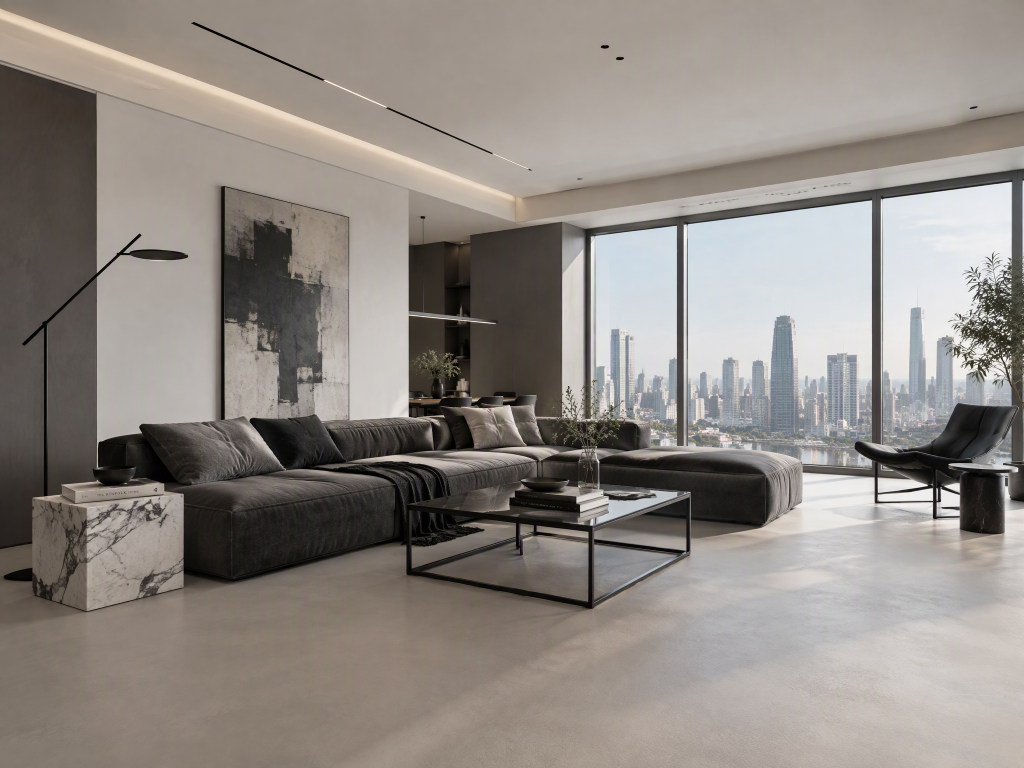
#> input picture assets/scenes/Fq6MkmhqUUJmPMpG.png, 2048 x 1536 px (shown at 1/2 size)
$ python -i seg_classic.py   (imports and definitions only)
#> lines starting #> are read from the running program, lines starting #| are printed output that depends on the picture; after the words box and inside, x2 and y2 are one past the last pixel; in counts of white or black regions, pixels touching at a corner belong together
#> further down, picture is the input picture: shape (1536, 2048, 3); mean B, G, R 131.3, 137, 143.3
"""Model-free floor mask for grey-floor AI scenes (no neural nets).
Cues: floor = low-chroma, low-texture, connected to the lower part of the image, bounded by edges.
1) floor colour model from the lower image (robust chroma median)
2) per-pixel floor likelihood (chroma distance, local texture), L allowed to vary (sun/shadow)
3) GrabCut seeded with sure-floor (bottom, high likelihood) / sure-bg (top band, low likelihood)
4) keep components connected to the seeds; remove specks
Output: classic/{name}_floor.png (0/255, full res)."""
import sys, os, glob, time, json
import numpy as np, cv2

D = '/projects/sandbox/val'
MODE = os.environ.get('MODE', 'gc')
OUT = 'classic' if MODE == 'gc' else 'classic_ws'
# [1 line not run here, left out]
names = sorted(os.path.basename(f)[:-4] for f in glob.glob(f'{D}/scenes/*.png'))


def floor_mask(bgr, W2=1024):
#> called with W2 = 1024
    H0, W0 = bgr.shape[:2]
#> H0 = 1536; W0 = 2048
    s = W2 / W0; img = cv2.resize(bgr, (W2, round(H0 * s)), interpolation=cv2.INTER_AREA)
#> after `s = W2 / W0`: s = 0.5
    H, W = img.shape[:2]
#> H = 768; W = 1024
    lab = cv2.cvtColor(img, cv2.COLOR_BGR2LAB).astype(np.float32)
    L, a, b = lab[..., 0] * 100 / 255, lab[..., 1] - 128, lab[..., 2] - 128
    # local texture: std of L at small scale, relative to brightness (shadows keep low texture)
    m = cv2.blur(L, (5, 5)); tex = np.sqrt(np.maximum(cv2.blur(L * L, (5, 5)) - m * m, 0))   # absolute L std
    tex = cv2.blur(tex, (5, 5))
    rows = np.arange(H)[:, None] / H
#> rows = 768 values from 0 to 0.999
    # brightness-normalised chroma: shadows keep the same ratio, dark wood/fabric does not
    na, nb = a / (L + 8) * 50, b / (L + 8) * 50
    C = np.hypot(a, b)
    cand = (rows > 0.55) & (tex < 0.8) & (C < 30)
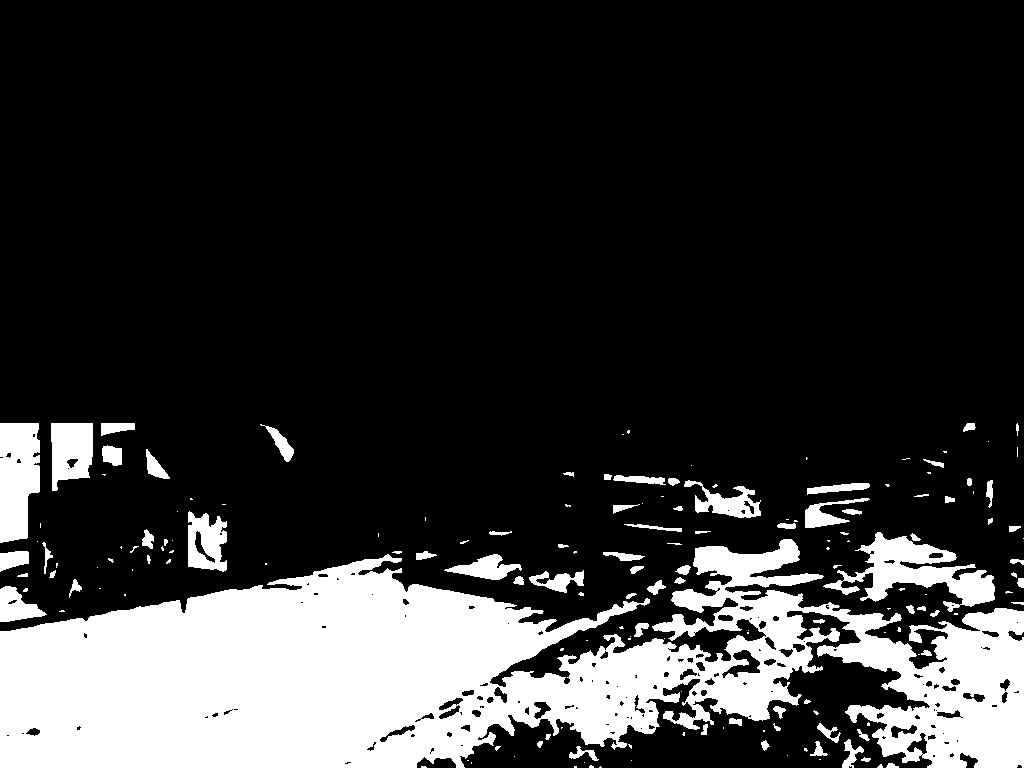
#> cand: shape (768, 1024) bool; 20.3% white; 167 white regions (87 under 20 px), largest, box (x1, y1, x2, y2) and area: (0, 539, 1024, 768) 134415, (823, 532, 995, 612) 5267, (0, 423, 40, 543) 4032
    if cand.sum() < 500: cand = (rows > 0.55) & (tex < np.percentile(tex[rows[:, 0] > 0.55], 30))
    a0, b0 = np.median(na[cand]), np.median(nb[cand])
#> a0 = 1.71; b0 = 5.78
    da = np.hypot(na - a0, nb - b0)
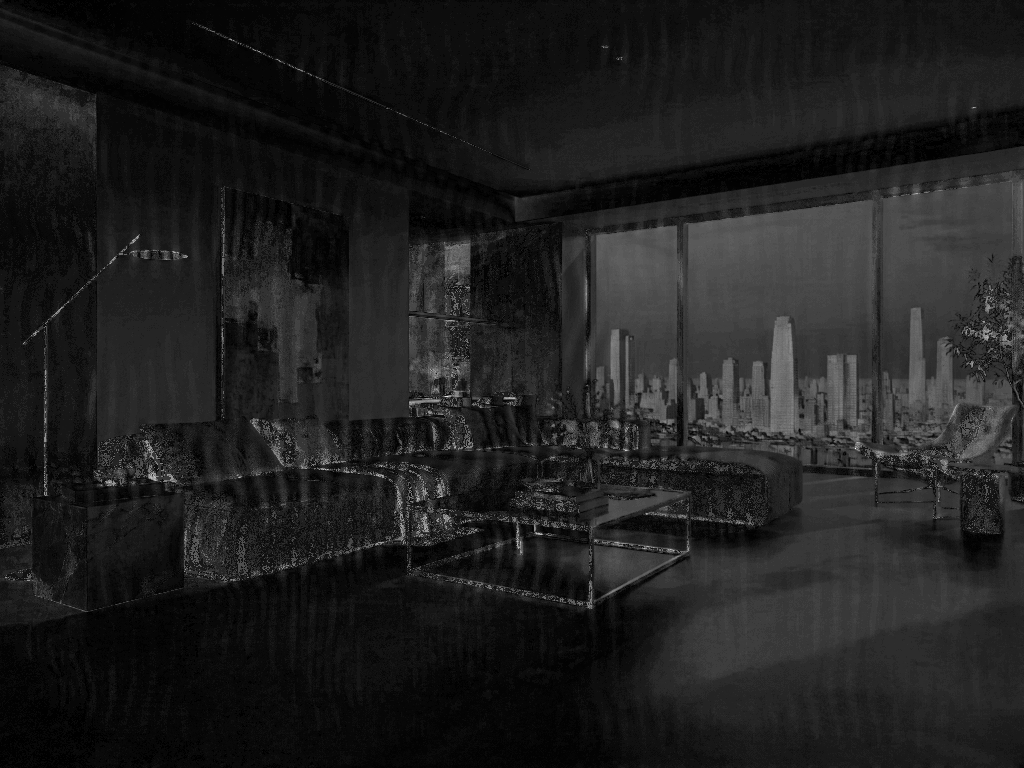
#> da: shape (768, 1024) float32; min 0.029, max 26.97, mean 3.4; drawn with min black and max white
    sig = max(2.5, np.percentile(da[cand], 85))
#> sig = 4.61
    like = np.exp(-(da / ((2.2 if MODE == 'ws' else 1.5) * sig)) ** 2) * np.exp(-(tex / (1.8 if MODE == 'ws' else 1.2)) ** 2)
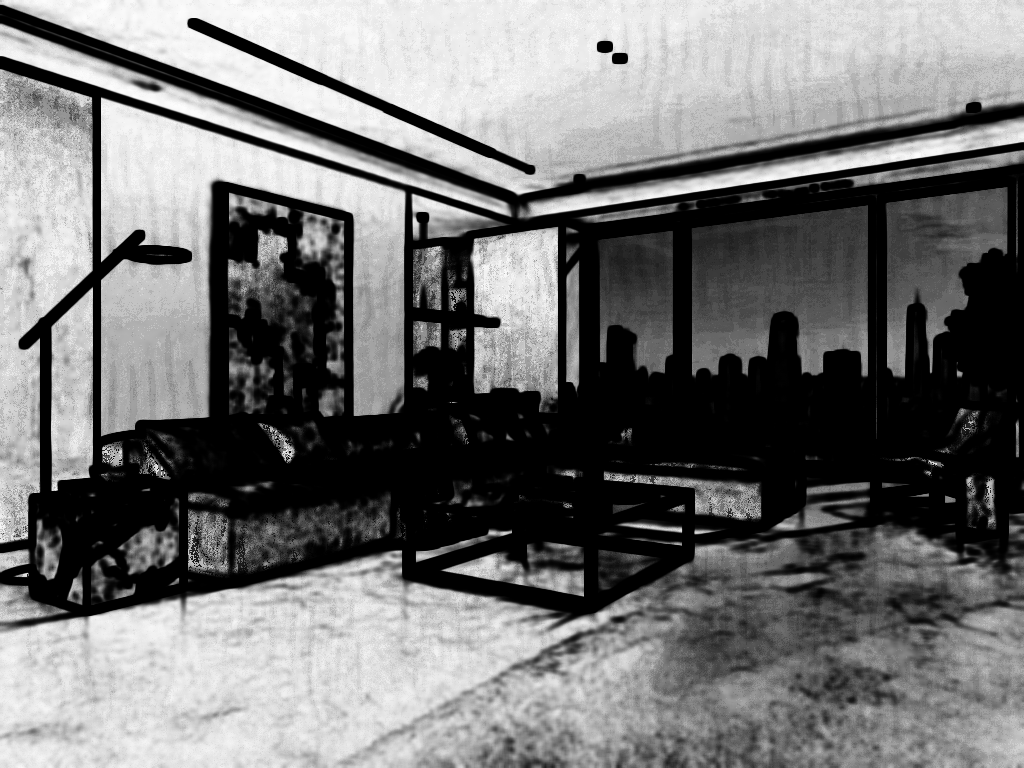
#> like: shape (768, 1024) float32; min 0, max 0.998, mean 0.454
    like = cv2.GaussianBlur(like, (0, 0), 1.5)
    # GrabCut on a feature image (L, chroma ratio, texture) so it separates smooth floor from fabric
    feat = np.dstack([np.clip(L * 2.55, 0, 255), np.clip(128 + 4 * (da - sig), 0, 255),
                      np.clip(tex * 60, 0, 255)]).astype(np.uint8)
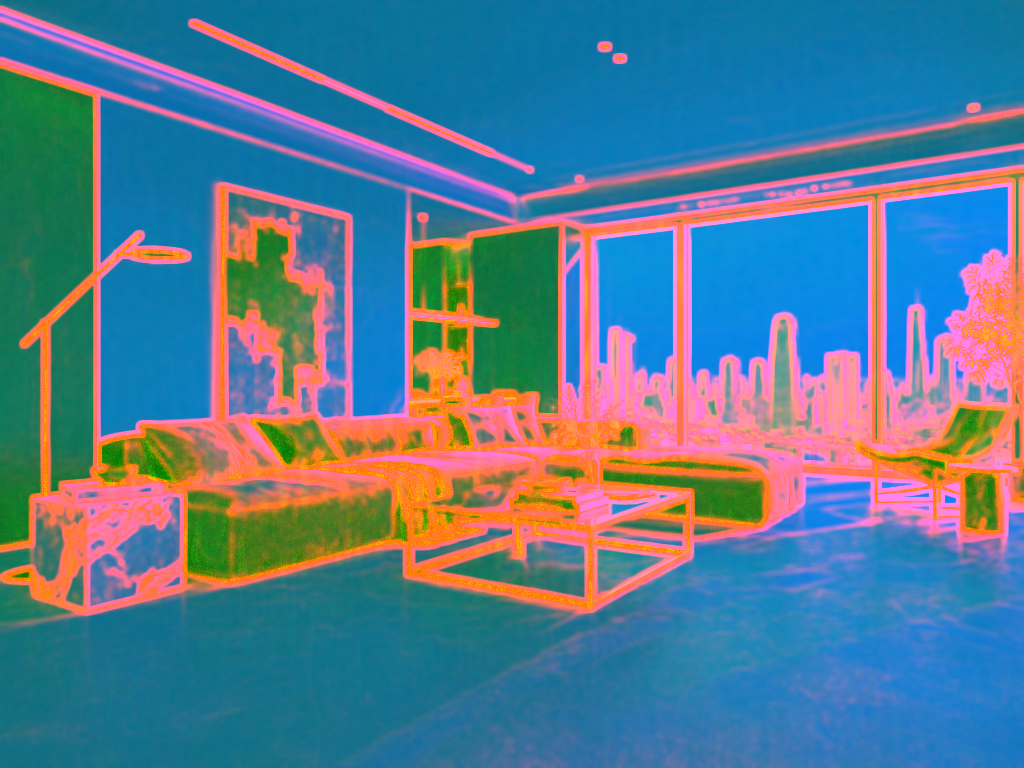
#> feat: shape (768, 1024, 3); mean of channels 0, 1, 2 144.3, 122.6, 89; drawn as B, G, R
    if MODE == 'ws':
        # watershed: grow sure-floor and sure-object markers until they meet on the strongest edges
        mk = np.zeros((H, W), np.int32)
        sf = (like > 0.5) & (rows > 0.5)
        sf = cv2.erode(sf.astype(np.uint8), np.ones((7, 7), np.uint8)) > 0
        n, cc, st, _ = cv2.connectedComponentsWithStats(sf.astype(np.uint8))
        big = np.zeros(n, bool); big[1:] = st[1:, 4] > 0.002 * H * W; sf = big[cc]
        Lf = np.median(L[sf]) if sf.any() else 60
        sb = (like < 0.01) | (tex > 4.0) | (L < 0.4 * Lf)
        sb = cv2.erode(sb.astype(np.uint8), np.ones((5, 5), np.uint8)) > 0
        sb |= (rows < 0.3).repeat(W, 1)
        mk[sb] = 2; mk[sf] = 1
        ws = cv2.watershed(cv2.GaussianBlur(img, (0, 0), 1.0), mk)
        fg = ws == 1
        fg = cv2.morphologyEx(fg.astype(np.uint8), cv2.MORPH_OPEN, np.ones((3, 3), np.uint8)) > 0
        out = cv2.resize(fg.astype(np.uint8) * 255, (W0, H0), interpolation=cv2.INTER_LINEAR) > 127
        return out, dict(a0=round(float(a0), 1), b0=round(float(b0), 1), sig=round(float(sig), 1))
    # GrabCut init
    gc = np.full((H, W), cv2.GC_PR_BGD, np.uint8)
    gc[like > 0.35] = cv2.GC_PR_FGD
    sure_f = (like > 0.6) & (rows > 0.55)
#> sure_f: shape (768, 1024) bool; 14.7% white; 88 white regions (37 under 20 px), largest, box (x1, y1, x2, y2) and area: (0, 554, 662, 768) 99911, (0, 423, 39, 542) 3838, (947, 699, 1024, 768) 3051
    sure_f = cv2.erode(sure_f.astype(np.uint8), np.ones((9, 9), np.uint8)) > 0
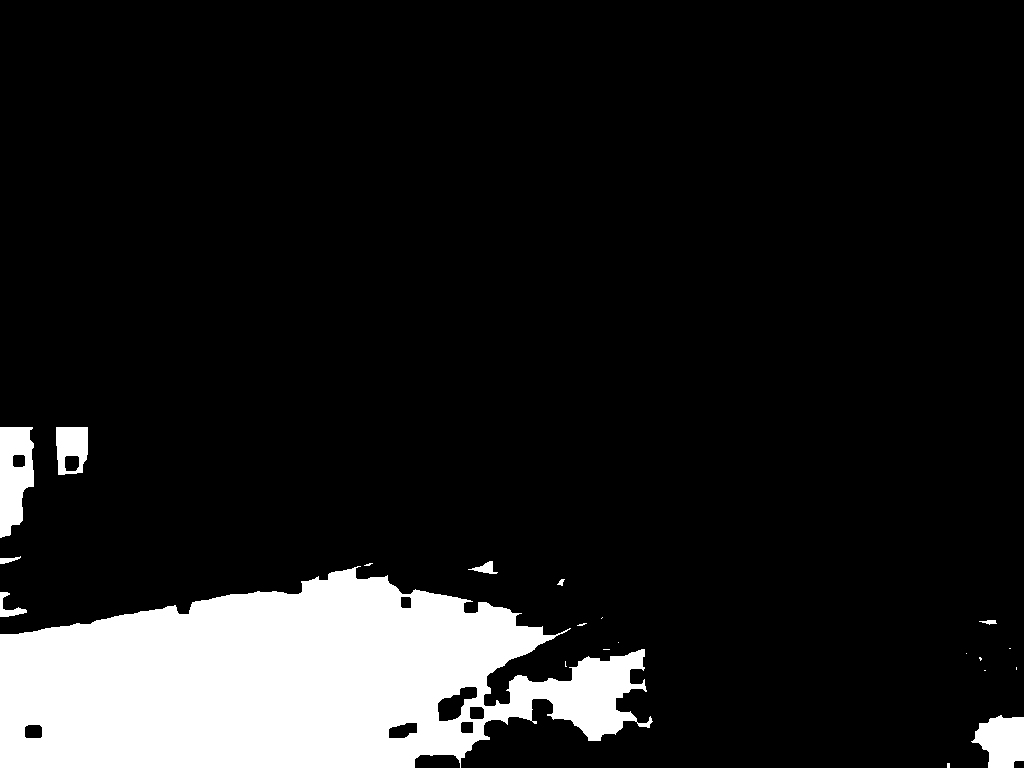
#> sure_f: shape (768, 1024) bool; 12% white; 21 white regions (12 under 20 px), largest, box (x1, y1, x2, y2) and area: (0, 566, 653, 768) 87583, (0, 427, 34, 538) 2814, (971, 715, 1024, 768) 2030
    gc[sure_f] = cv2.GC_FGD
    gc[(rows < 0.30).repeat(W, 1)] = cv2.GC_BGD
    gc[(like < 0.03) & (rows < 0.6)] = cv2.GC_BGD
    bgm = np.zeros((1, 65), np.float64); fgm = np.zeros((1, 65), np.float64)
    cv2.grabCut(feat, gc, None, bgm, fgm, 5, cv2.GC_INIT_WITH_MASK)
    fg = (gc == cv2.GC_FGD) | (gc == cv2.GC_PR_FGD)
    # keep components touching sure-floor seeds; drop specks
    n, lab_cc, st, _ = cv2.connectedComponentsWithStats(fg.astype(np.uint8), connectivity=4)
    seed_ids = np.unique(lab_cc[sure_f & fg]); keep = np.zeros(n, bool); keep[seed_ids] = True; keep[0] = False
#> after `seed_ids = np.unique(lab_cc[sure_f & fg])`: seed_ids = [1, 4, 6, 7, 9]
    keep &= st[:, 4] > 0.0005 * H * W
    fg = keep[lab_cc]
    fg = cv2.morphologyEx(fg.astype(np.uint8), cv2.MORPH_OPEN, np.ones((3, 3), np.uint8)) > 0
    out = cv2.resize(fg.astype(np.uint8) * 255, (W0, H0), interpolation=cv2.INTER_LINEAR) > 127
    info = dict(a0=round(float(a0), 1), b0=round(float(b0), 1), sig=round(float(sig), 1))
#> info = {'a0': 1.7, 'b0': 5.8, 'sig': 4.6}
    return out, info


# [6 lines not run here, left out]

>>> import cv2
>>> picture = cv2.imread('../../assets/scenes/Fq6MkmhqUUJmPMpG.png')
>>> result = floor_mask(picture)

$ run again, on assets/scenes/fQvvU6G7_Y4fRNpE.png
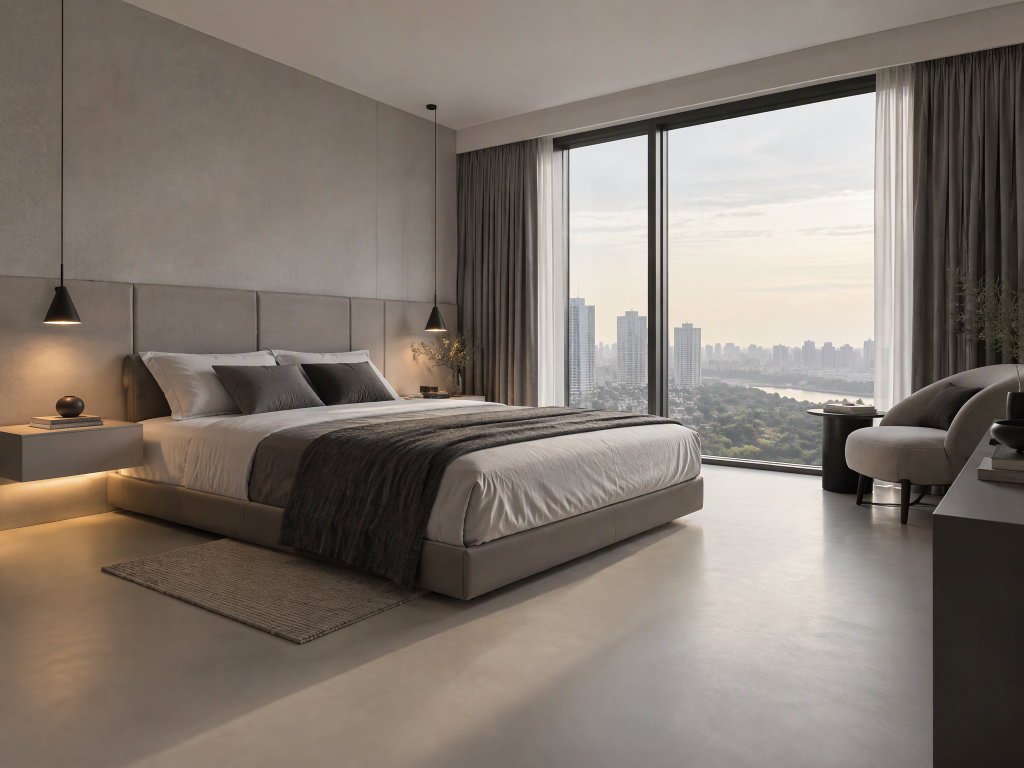
#> input picture assets/scenes/fQvvU6G7_Y4fRNpE.png, 2048 x 1536 px (shown at 1/2 size)
#> picture is the input picture: shape (1536, 2048, 3); mean B, G, R 111.9, 120.6, 130.3
#> in floor_mask, `cand = (rows > 0.55) & (tex < 0.8) & (C < 30)`:
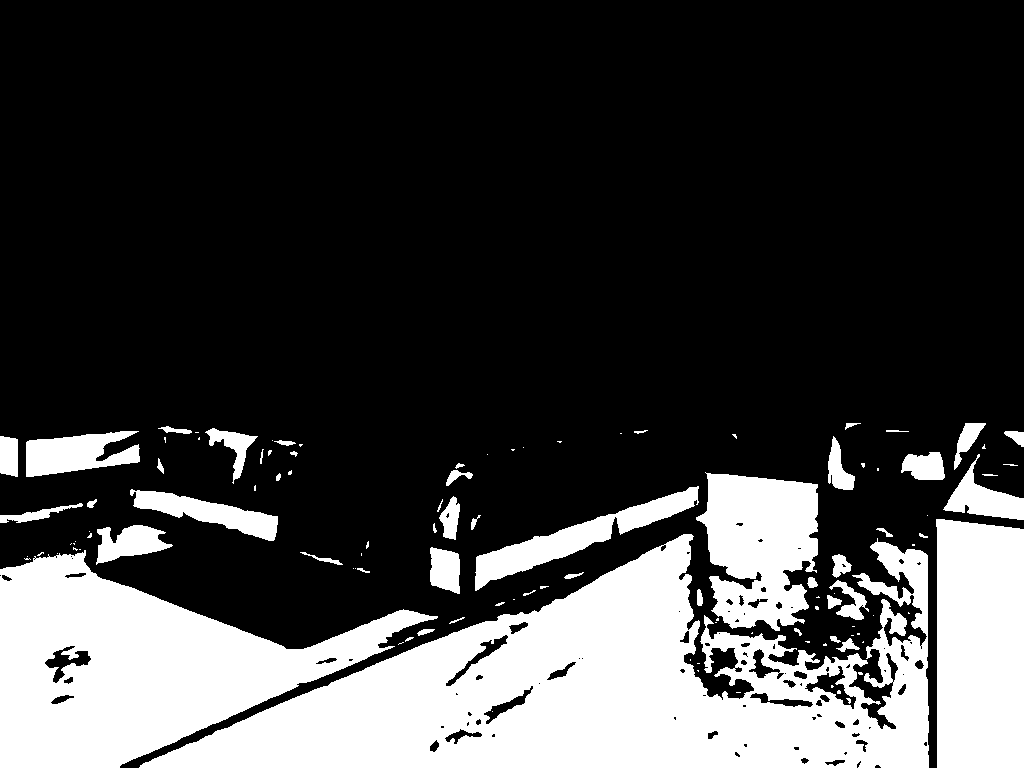
#> cand: shape (768, 1024) bool; 25.1% white; 113 white regions (61 under 20 px), largest, box (x1, y1, x2, y2) and area: (139, 534, 929, 768) 90114, (0, 550, 438, 768) 46639, (936, 519, 1024, 768) 21254
#> a0 = 2.34; b0 = 7.16
#> sig = 6.01
#> in floor_mask, `sure_f = cv2.erode(sure_f.astype(np.uint8), np.ones((9, 9), np.uint8))..`:
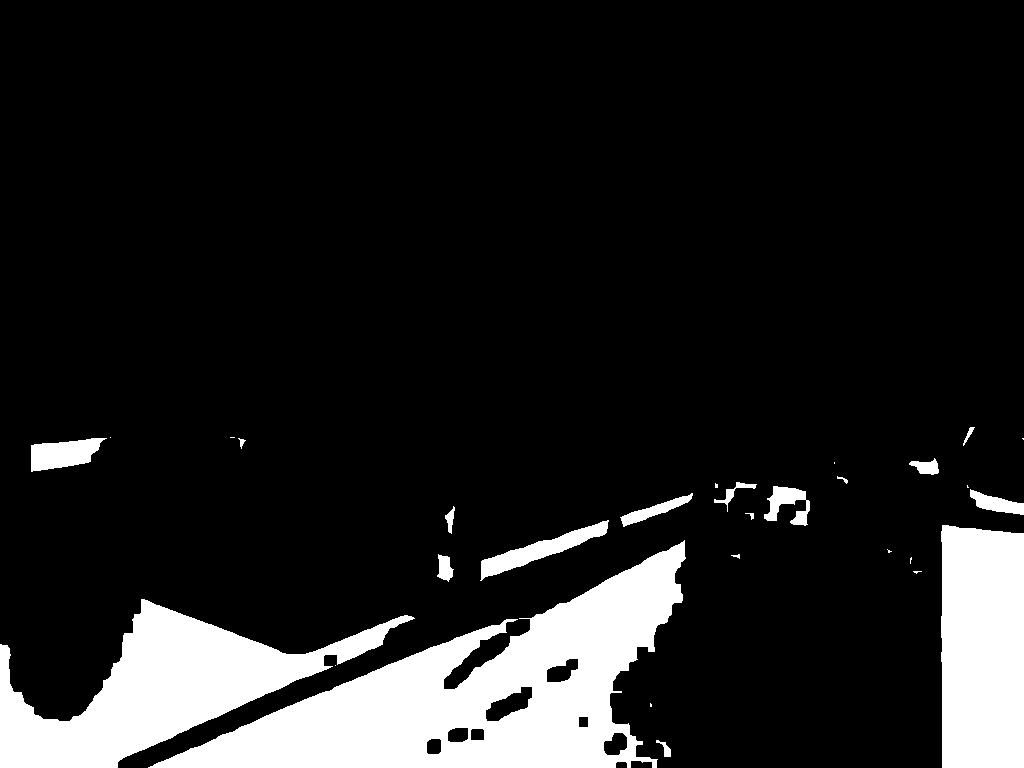
#> sure_f: shape (768, 1024) bool; 12.9% white; 29 white regions (11 under 20 px), largest, box (x1, y1, x2, y2) and area: (148, 540, 686, 768) 47830, (0, 599, 415, 768) 26893, (941, 525, 1024, 768) 19604
#> seed_ids = [3, 4, 5, 6, 7, 8, 9, 10, 11, 12]
#> info = {'a0': 2.3, 'b0': 7.2, 'sig': 6}
